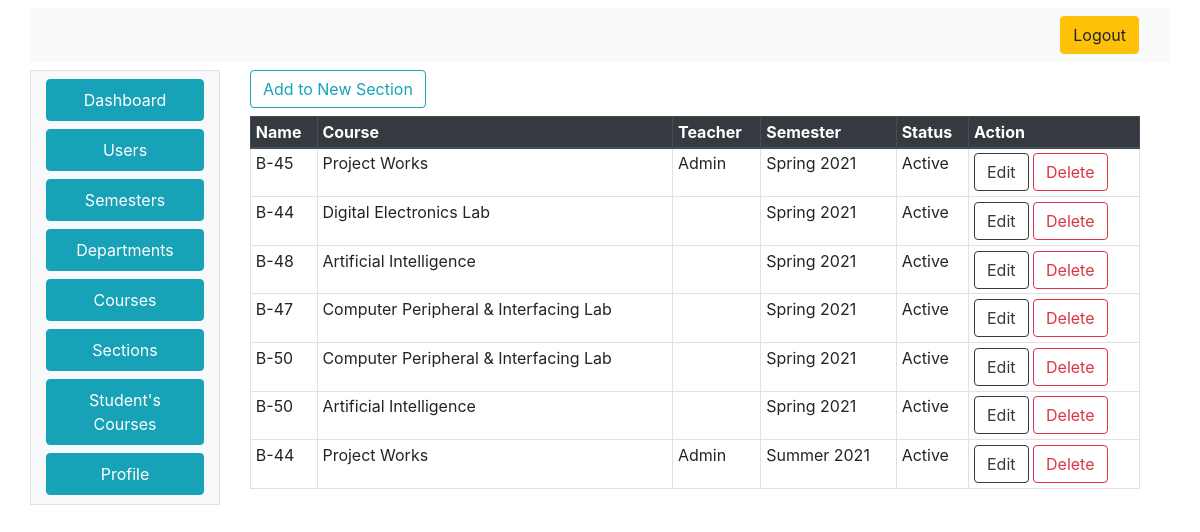
The app's page /admin/sections.php with its own data.
### tables this page shows
CREATE TABLE `section` (
  `SectionID` int(11) NOT NULL,
  `SectionName` varchar(10) NOT NULL,
  `CourseID` int(11) NOT NULL,
  `TeacherID` int(11) NOT NULL,
  `SemesterID` int(11) NOT NULL,
  `Status` tinyint(1) NOT NULL
);

CREATE TABLE `courses` (
  `CourseID` int(11) NOT NULL,
  `CourseCode` varchar(50) NOT NULL,
  `CourseName` varchar(100) NOT NULL,
  `DepartmentID` int(11) NOT NULL,
  `Status` tinyint(1) NOT NULL
);

CREATE TABLE `users` (
  `UserID` int(11) NOT NULL,
  `UserName` varchar(100) NOT NULL,
  `UserEmail` varchar(50) NOT NULL,
  `Password` varchar(25) NOT NULL,
  `Status` tinyint(1) NOT NULL,
  `UserTypeID` int(11) NOT NULL,
  `DepartmentID` int(11) DEFAULT NULL
);

CREATE TABLE `semester` (
  `SemesterID` int(11) NOT NULL,
  `SemesterTitle` varchar(100) NOT NULL,
  `Status` tinyint(1) NOT NULL
);

### index_model.php (called while the page is built, shortened)
<?php
class IndexModel
{
	public $con;
	public function IndexModel()
	{
		$this->host = "localhost:3306";
		$this->user = "root";
		$this->pass = "";
		$this->dbname = "exam4";
		$this->con =  new mysqli($this->host, $this->user, $this->pass, $this->dbname);
	}
	public function getAllSectionInfo()
	{
		$q = "SELECT * FROM `section` LEFT OUTER JOIN users on section.TeacherID=users.UserID LEFT OUTER JOIN courses on courses.CourseID=section.CourseID LEFT OUTER JOIN semester on semester.SemesterID=section.SemesterID";
		$r = mysqli_query($this->con, $q);
		if ($r == false) {
			return 0;
		} else {
			return $r;
		}
	}
}

### admin/sections.php (the view, shortened to what this page needs)
<html>
<head>
  <link rel="stylesheet" href="css.css">
  <link rel="stylesheet" href="https://stackpath.bootstrapcdn.com/bootstrap/4.4.1/css/bootstrap.min.css">
</head>
<body>
  <div class="container mt-2">
    <div class="row">
      <div class="col-12 mb-2 bg-light">
        <nav class="navbar navbar-expand-lg navbar-light bg-light justify-content-end">
          <a class="btn btn-warning ml-2" href="../logout.php"><i class="fa fa-sign-out" aria-hidden="true"></i>
            Logout
          </a>
        </nav>
      </div>
      <div class="col-2 bg-light border">
        <nav class=" d-none d-md-block bg-light sidebar">
          <?php
          require_once('sidebar.php');
          $adminLayout = new AdminLayout();
          $adminLayout->Sidebar();
          ?>
        </nav>
      </div>
      <div class="col-10 bg-transparent">
        <div class="container-fluid container-responsive">
          <a href="new_section.php" class="btn btn-outline-info mb-2"> Add to New Section</a>
          <div class="table-responsive">
            <table class="table  table-sm table-hover table-bordered">
              <thead class="thead-dark">
                <tr>
                  <th scope="col">Name</th>
                  <th scope="col">Course</th>
                  <th scope="col">Teacher</th>
                  <th scope="col">Semester</th>
                  <th scope="col">Status</th>
                  <th scope="col">Action</th>
                </tr>
              </thead>
              <tbody>
                <?php
                require_once('../index_model.php');
                $indObj = new IndexModel();
                $rs = $indObj->getAllSectionInfo();
                while ($d = mysqli_fetch_assoc($rs)) {
                  echo $str = "<tr><td>" . $d["SectionName"] . "</td><td>" . $d["CourseName"] . "</td><td>" . $d["UserName"] . "</td><td>" . $d["SemesterTitle"] . "</td>";
                  if ($d["Status"] == 1) {
                    echo $str = " <td>Active</td>";
                  } else {
                    echo $str = " <td>Deactivated</td>";
                  }
                  echo  $str = "<td>
                      <a href='edit_section.php?SectionID=" . $d["SectionID"] . "&SectionName=" . $d["SectionName"] . "&CourseID=" . $d["CourseID"] . "&TeacherID=" . $d["TeacherID"] . "&SemesterID=" . $d["SemesterID"] . "&Status=" . $d["Status"] . "' class='btn btn-outline-dark'>Edit</a>
                      <a href='delete_section.php?SectionID=" . $d["SectionID"] . "' class='btn btn-outline-danger'>Delete</a>
                      </td></tr>";
                }
                ?>
              </tbody>
            </table>
          </div>
        </div>
      </div>
    </div>
  </div>
</body>
</html>

### admin/sidebar.php (shortened to what this page needs)
<?php
class AdminLayout
{
    public function Sidebar()
    {
?>
        <div class="sidebar-sticky">
            <ul class="nav flex-column">
                <li class="nav-item">
                    <a class="nav-link btn btn-info mb-2 mt-2" href="../admin.php"><i class="fa fa-home" aria-hidden="true"></i>
                        Dashboard
                    </a>
                </li>
                <li class="nav-item">
                    <a class="nav-link btn btn-info mb-2" href="users.php">
                        Users
                    </a>
                </li>
                <li class="nav-item">
                    <a class="nav-link btn btn-info mb-2" href="semesters.php">
                        Semesters
                    </a>
                </li>
                <li class="nav-item">
                    <a class="nav-link btn btn-info mb-2" href="departments.php">
                        Departments
                    </a>
                </li>
                <li class="nav-item">
                    <a class="nav-link btn btn-info mb-2" href="courses.php">
                        Courses
                    </a>
                </li>
                <li class="nav-item">
                    <a class="nav-link btn btn-info mb-2" href="sections.php">
                        Sections
                    </a>
                </li>
                <li class="nav-item">
                    <a class="nav-link btn btn-info mb-2" href="AllStudentSemester.php">
                        Student's Courses
                    </a>
                </li>
                <li class="nav-item">
                    <a class="nav-link btn btn-info mb-2" href="admin_profile.php">
                        Profile
                    </a>
                </li>
            </ul>
        </div>
<?php
    }
}

### records on screen
section: SectionName "B-45", CourseID.CourseName "Project Works", TeacherID.UserName "Admin", SemesterID.SemesterTitle "Spring 2021"
section: SectionName "B-44", CourseID.CourseName "Digital Electronics Lab", SemesterID.SemesterTitle "Spring 2021"
section: SectionName "B-48", CourseID.CourseName "Artificial Intelligence", SemesterID.SemesterTitle "Spring 2021"
section: SectionName "B-47", CourseID.CourseName "Computer Peripheral & Interfacing Lab", SemesterID.SemesterTitle "Spring 2021"
section: SectionName "B-50", CourseID.CourseName "Computer Peripheral & Interfacing Lab", SemesterID.SemesterTitle "Spring 2021"
section: SectionName "B-50", CourseID.CourseName "Artificial Intelligence", SemesterID.SemesterTitle "Spring 2021"
section: SectionName "B-44", CourseID.CourseName "Project Works", TeacherID.UserName "Admin", SemesterID.SemesterTitle "Summer 2021"
